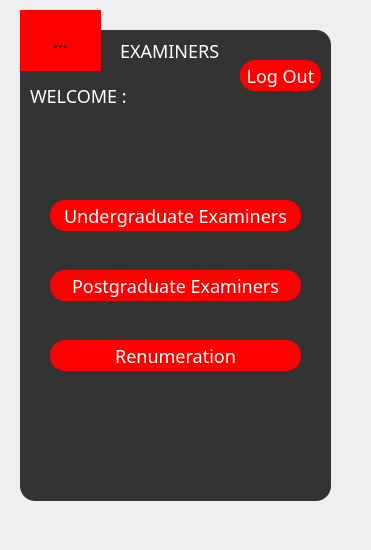
<?xml version="1.0" encoding="UTF-8"?>
<ui version="4.0">
 <class>Welcome_Form</class>
 <widget class="QWidget" name="Welcome_Form">
  <property name="geometry">
   <rect>
    <x>0</x>
    <y>0</y>
    <width>371</width>
    <height>550</height>
   </rect>
  </property>
  <property name="font">
   <font>
    <family>Modern No 20</family>
    <pointsize>-1</pointsize>
   </font>
  </property>
  <property name="windowTitle">
   <string>Form</string>
  </property>
  <property name="styleSheet">
   <string notr="true">*{
font-family:Modern No 20;
font-size:18px;
}

QFrame
{
background-color:#333;
border-radius:15px;
}
#Welcome_Form{
background:url(:/newPrefix/Blue.jpg);
}

QLabel
{
font-family:Monocorvosia;
font-size:34px;
color:white;
}

QPushButton
{

background-color:red;
border-radius:14px;

}

QToolButton
{

background-color:red;
border-radius:84px;

}

QPushButton
{
font-size:14 px;
color:white;
border-radius:15px;
}
QPushButton:hover
{
color:red;
border-radius:15px;
background:#49ebff;
}

QLabel
{
font-size:18px;
}

QLineEdit
{
background:transparent;
border:none;
color:#717072;
border-bottom:1px solid#717072;

}
</string>
  </property>
  <widget class="QFrame" name="frame">
   <property name="geometry">
    <rect>
     <x>20</x>
     <y>30</y>
     <width>311</width>
     <height>471</height>
    </rect>
   </property>
   <property name="frameShape">
    <enum>QFrame::StyledPanel</enum>
   </property>
   <property name="frameShadow">
    <enum>QFrame::Raised</enum>
   </property>
   <widget class="QLabel" name="heading_label">
    <property name="geometry">
     <rect>
      <x>100</x>
      <y>0</y>
      <width>191</width>
      <height>41</height>
     </rect>
    </property>
    <property name="font">
     <font>
      <family>Monocorvosia</family>
      <pointsize>-1</pointsize>
     </font>
    </property>
    <property name="text">
     <string>EXAMINERS</string>
    </property>
    <property name="textFormat">
     <enum>Qt::PlainText</enum>
    </property>
   </widget>
   <widget class="QPushButton" name="logout_btn">
    <property name="geometry">
     <rect>
      <x>220</x>
      <y>30</y>
      <width>81</width>
      <height>31</height>
     </rect>
    </property>
    <property name="text">
     <string>Log Out</string>
    </property>
   </widget>
   <widget class="QLabel" name="welc_label">
    <property name="geometry">
     <rect>
      <x>10</x>
      <y>50</y>
      <width>171</width>
      <height>31</height>
     </rect>
    </property>
    <property name="text">
     <string>WELCOME :</string>
    </property>
   </widget>
   <widget class="QPushButton" name="renum_btn">
    <property name="geometry">
     <rect>
      <x>30</x>
      <y>310</y>
      <width>251</width>
      <height>31</height>
     </rect>
    </property>
    <property name="text">
     <string>Renumeration</string>
    </property>
   </widget>
   <widget class="QPushButton" name="ugexam_btn">
    <property name="geometry">
     <rect>
      <x>30</x>
      <y>170</y>
      <width>251</width>
      <height>31</height>
     </rect>
    </property>
    <property name="text">
     <string>Undergraduate Examiners</string>
    </property>
   </widget>
   <widget class="QPushButton" name="pgexam_btn">
    <property name="geometry">
     <rect>
      <x>30</x>
      <y>240</y>
      <width>251</width>
      <height>31</height>
     </rect>
    </property>
    <property name="text">
     <string>Postgraduate Examiners</string>
    </property>
   </widget>
  </widget>
  <widget class="QToolButton" name="toolButton">
   <property name="geometry">
    <rect>
     <x>20</x>
     <y>10</y>
     <width>81</width>
     <height>61</height>
    </rect>
   </property>
   <property name="text">
    <string>...</string>
   </property>
   <property name="icon">
    <iconset resource="logo.qrc">
     <normaloff>:/newPrefix/logo.png</normaloff>:/newPrefix/logo.png</iconset>
   </property>
   <property name="iconSize">
    <size>
     <width>123</width>
     <height>123</height>
    </size>
   </property>
  </widget>
 </widget>
 <resources>
  <include location="logo.qrc"/>
  <include location="blue.qrc"/>
 </resources>
 <connections/>
</ui>
